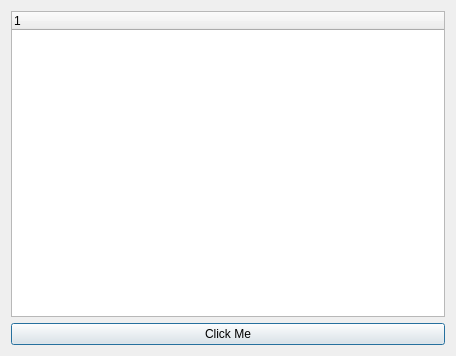
<?xml version="1.0" encoding="UTF-8"?>
<ui version="4.0">
 <class>Dialog</class>
 <widget class="QDialog" name="Dialog">
  <property name="geometry">
   <rect>
    <x>0</x>
    <y>0</y>
    <width>456</width>
    <height>356</height>
   </rect>
  </property>
  <property name="windowTitle">
   <string>Dialog</string>
  </property>
  <layout class="QVBoxLayout" name="verticalLayout">
   <item>
    <widget class="QTreeWidget" name="treeWidget">
     <column>
      <property name="text">
       <string notr="true">1</string>
      </property>
     </column>
    </widget>
   </item>
   <item>
    <widget class="QPushButton" name="pushButton">
     <property name="text">
      <string>Click Me</string>
     </property>
    </widget>
   </item>
  </layout>
 </widget>
 <resources/>
 <connections/>
</ui>
